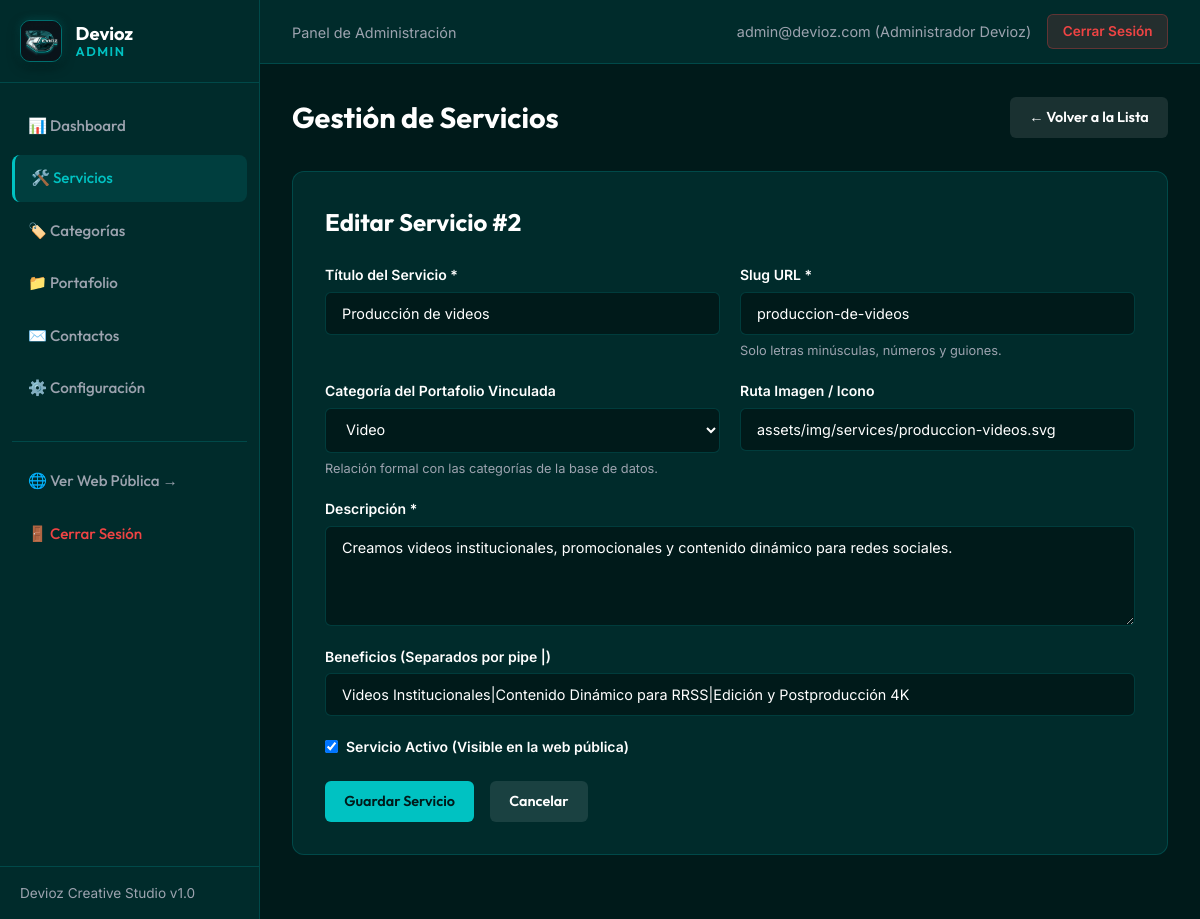
Screenshot of /admin/servicios.php?action=edit&id=2 (signed in) with the database file from the repository.
### tables this page shows
CREATE TABLE `servicios` (
  `id` INT AUTO_INCREMENT PRIMARY KEY,
  `categoria_id` INT NULL,
  `titulo` VARCHAR(150) NOT NULL,
  `slug` VARCHAR(180) NOT NULL UNIQUE,
  `descripcion` TEXT NOT NULL,
  `imagen` VARCHAR(255) NULL,
  `beneficios` TEXT NULL COMMENT 'Beneficios separados por pipe (|)',
  `estado` TINYINT DEFAULT 1 COMMENT '1: Activo, 0: Inactivo',
  `creado_en` TIMESTAMP DEFAULT CURRENT_TIMESTAMP,
  KEY `idx_servicios_categoria` (`categoria_id`),
  KEY `idx_servicios_estado` (`estado`),
  CONSTRAINT `fk_servicios_categorias` 
    FOREIGN KEY (`categoria_id`) 
    REFERENCES `categorias` (`id`) 
    ON DELETE SET NULL 
    ON UPDATE CASCADE
);

CREATE TABLE `categorias` (
  `id` INT AUTO_INCREMENT PRIMARY KEY,
  `nombre` VARCHAR(100) NOT NULL,
  `slug` VARCHAR(120) NOT NULL UNIQUE,
  `estado` TINYINT DEFAULT 1 COMMENT '1: Activo, 0: Inactivo',
  `creado_en` TIMESTAMP DEFAULT CURRENT_TIMESTAMP,
  KEY `idx_categorias_estado` (`estado`)
);

### backend/helpers/validation.php (called while the page is built, shortened)
<?php
function sanitizeText($data) {
    return htmlspecialchars(trim($data), ENT_QUOTES, 'UTF-8');
}

### admin/servicios.php (the view, shortened to what this page needs)
<?php
require_once __DIR__ . '/../backend/helpers/validation.php';
$pdo = getPDOConnection();
$action = sanitizeText($_GET['action'] ?? 'list');
$editService = null;
if ($action === 'edit' && isset($_GET['id'])) {
    $id = (int)$_GET['id'];
    $stmt = $pdo->prepare("SELECT * FROM servicios WHERE id = :id");
    $stmt->execute(['id' => $id]);
    $editService = $stmt->fetch();
}
$categories = $pdo->query("SELECT id, nombre FROM categorias WHERE estado = 1 ORDER BY id ASC")->fetchAll();
require_once __DIR__ . '/includes/header.php';
?>
<div class="page-title-box">
  <h1 class="page-title">Gestión de Servicios</h1>
  <?php if ($action === 'list'): ?>
    <a href="servicios.php?action=create" class="btn-admin btn-admin-primary">+ Nuevo Servicio</a>
  <?php else: ?>
    <a href="servicios.php" class="btn-admin btn-admin-secondary">&larr; Volver a la Lista</a>
  <?php endif; ?>
</div>
<?php if ($action === 'create' || $action === 'edit'): ?>
  <div class="admin-card">
    <h2 style="font-family: var(--font-heading); margin-bottom: 1.5rem;">
      <?php echo $editService ? 'Editar Servicio #' . $editService['id'] : 'Crear Nuevo Servicio'; ?>
    </h2>
    <form method="POST" action="servicios.php">
      <div class="form-grid">
        <div class="form-group-admin">
          <label for="titulo">Título del Servicio *</label>
          <input type="text" id="titulo" name="titulo" class="form-control-admin" maxlength="150" required value="<?php echo htmlspecialchars($editService['titulo'] ?? ''); ?>">
        </div>
        <div class="form-group-admin">
          <label for="slug">Slug URL *</label>
          <input type="text" id="slug" name="slug" class="form-control-admin" maxlength="180" placeholder="ej-diseno-grafico" required value="<?php echo htmlspecialchars($editService['slug'] ?? ''); ?>">
          <small style="color: var(--devioz-gray); font-size: 0.8rem;">Solo letras minúsculas, números y guiones.</small>
        </div>
        <div class="form-group-admin">
          <label for="categoria_id">Categoría del Portafolio Vinculada</label>
          <select id="categoria_id" name="categoria_id" class="form-control-admin">
            <?php foreach ($categories as $cat): ?>
              <option value="<?php echo $cat['id']; ?>" <?php echo (isset($editService['categoria_id']) && $editService['categoria_id'] == $cat['id']) ? 'selected' : ''; ?>>
                <?php echo htmlspecialchars($cat['nombre']); ?>
              </option>
            <?php endforeach; ?>
          </select>
          <small style="color: var(--devioz-gray); font-size: 0.8rem;">Relación formal con las categorías de la base de datos.</small>
        </div>
        <div class="form-group-admin">
          <label for="imagen">Ruta Imagen / Icono</label>
          <input type="text" id="imagen" name="imagen" class="form-control-admin" maxlength="255" value="<?php echo htmlspecialchars($editService['imagen'] ?? 'assets/img/services/diseno-grafico.svg'); ?>">
        </div>
        <div class="form-group-admin full">
          <label for="descripcion">Descripción *</label>
          <textarea id="descripcion" name="descripcion" class="form-control-admin" maxlength="5000" required><?php echo htmlspecialchars($editService['descripcion'] ?? ''); ?></textarea>
        </div>
        <div class="form-group-admin full">
          <label for="beneficios">Beneficios (Separados por pipe |)</label>
          <input type="text" id="beneficios" name="beneficios" class="form-control-admin" maxlength="1000" placeholder="Beneficio 1|Beneficio 2|Beneficio 3" value="<?php echo htmlspecialchars($editService['beneficios'] ?? ''); ?>">
        </div>
        <div class="form-group-admin full">
          <label style="display: flex; align-items: center; gap: 0.5rem; cursor: pointer;">
            <input type="checkbox" name="estado" value="1" <?php echo (!isset($editService) || $editService['estado'] == 1) ? 'checked' : ''; ?>>
            <span>Servicio Activo (Visible en la web pública)</span>
          </label>
        </div>
      </div>
      <div style="margin-top: 1.5rem; display: flex; gap: 1rem;">
        <button type="submit" class="btn-admin btn-admin-primary">Guardar Servicio</button>
        <a href="servicios.php" class="btn-admin btn-admin-secondary">Cancelar</a>
      </div>
    </form>
  </div>
<?php endif; ?>
<?php require_once __DIR__ . '/includes/footer.php'; ?>

### admin/assets/css/admin.css (style rules this page uses)
:root { --devioz-primary: #00c2c2; --devioz-primary-hover: #00d4d4; --devioz-dark: #001a1a; --devioz-dark-secondary: #002b2b; --devioz-teal-deep: #004d4d; --devioz-teal: #14b8a6; --devioz-white: #ffffff; --devioz-gray: #9ca3af; --devioz-border: rgba(0, 194, 194, 0.2); --devioz-danger: #ef4444; --devioz-success: #25d366; --devioz-warning: #f59e0b; --sidebar-width: 260px; --font-heading: 'Outfit', sans-serif; --font-body: 'Inter', sans-serif; }
*, *::before, *::after { box-sizing: border-box; margin: 0; padding: 0; }
body { font-family: var(--font-body); background-color: var(--devioz-dark); color: var(--devioz-white); line-height: 1.5; display: flex; min-height: 100vh; }
a { color: inherit; text-decoration: none; }
.page-title-box { margin-bottom: 2rem; display: flex; align-items: center; justify-content: space-between; }
.page-title { font-family: var(--font-heading); font-size: 1.8rem; font-weight: 700; }
.btn-admin { display: inline-flex; align-items: center; gap: 0.4rem; padding: 0.6rem 1.2rem; font-family: var(--font-heading); font-size: 0.9rem; font-weight: 600; border-radius: 6px; border: none; cursor: pointer; transition: all 0.2s ease; }
.btn-admin-primary { background: var(--devioz-primary); color: var(--devioz-dark); }
.btn-admin-secondary { background: rgba(255,255,255,0.1); color: #fff; }
.admin-card { background: var(--devioz-dark-secondary); border: 1px solid var(--devioz-border); border-radius: 12px; padding: 2rem; margin-bottom: 2rem; }
.form-grid { display: grid; grid-template-columns: repeat(2, 1fr); gap: 1.25rem; }
.form-group-admin { display: flex; flex-direction: column; gap: 0.4rem; }
.form-group-admin.full { grid-column: span 2; }
.form-group-admin label { font-size: 0.875rem; font-weight: 600; color: var(--devioz-white); }
.form-control-admin { background: var(--devioz-dark); border: 1px solid var(--devioz-border); border-radius: 6px; padding: 0.75rem 1rem; color: #fff; font-family: var(--font-body); font-size: 0.9rem; outline: none; }
textarea.form-control-admin { min-height: 100px; resize: vertical; }

### rows the page displays
servicios: id "2", titulo "Producción de videos", slug "produccion-de-videos", categoria_id "Video", imagen "assets/img/services/produccion-videos.svg", descripcion "Creamos videos institucionales, promocionales y contenido dinámico para redes sociales.", beneficios "Videos Institucionales|Contenido Dinámico para RRSS|Edición y Postproducción 4K", estado "☑"

### other values shown
$currentUser['email'] "admin@devioz.com"
$currentUser['nombre'] "Administrador Devioz"
